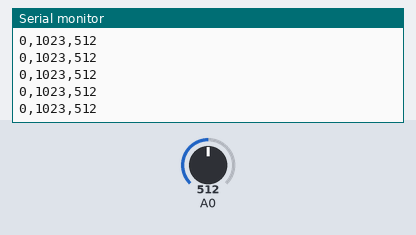
This sketch was run on a simulated Arduino Uno, built with avr-gcc and run on an emulated ATmega328P. Parts: the last lines printed to the serial monitor. Inputs (shaded band) come from the test bench; at power-on: A0 = 512.

Above: at 1.2 s.
1.3 s: A0 set to 716
At 1.8 s:
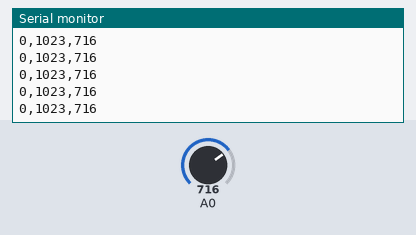
4.3 s: A0 set to 900
At 4.8 s:
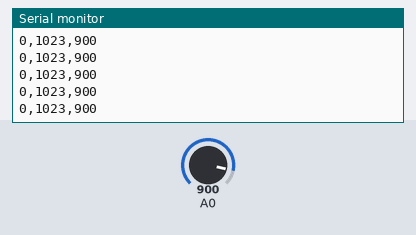
Timing chart, 0 to 7.3 s (numbered marks = the images above; inputs shaded):
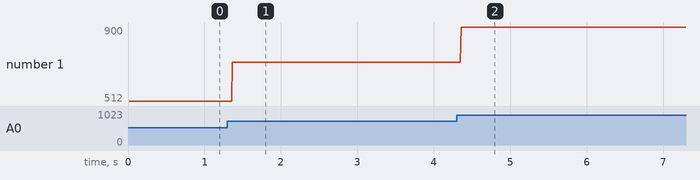

Measured:
- after the input at 1.3 s, the serial monitor: prints a new line after 0.07 s (image 1)
- after the input at 4.3 s, the serial monitor: prints a new line after 0.06 s (image 2)
- plotted number 1: 512 → 716 after the input at 1.3 s, 716 → 900 after the input at 4.3 s

The sketch:

oscillo.ino
```cpp
/*
 Osiloscope
 */

void setup() {
  Serial.begin(9600);
  pinMode(A0,INPUT);
  Serial.print("0,");
  Serial.print("0,");
  Serial.print("0,");
}

void loop() {
  Serial.print("0,");
  Serial.print("1023,");
  Serial.println(analogRead(A0));
  delay(2);
}
```
